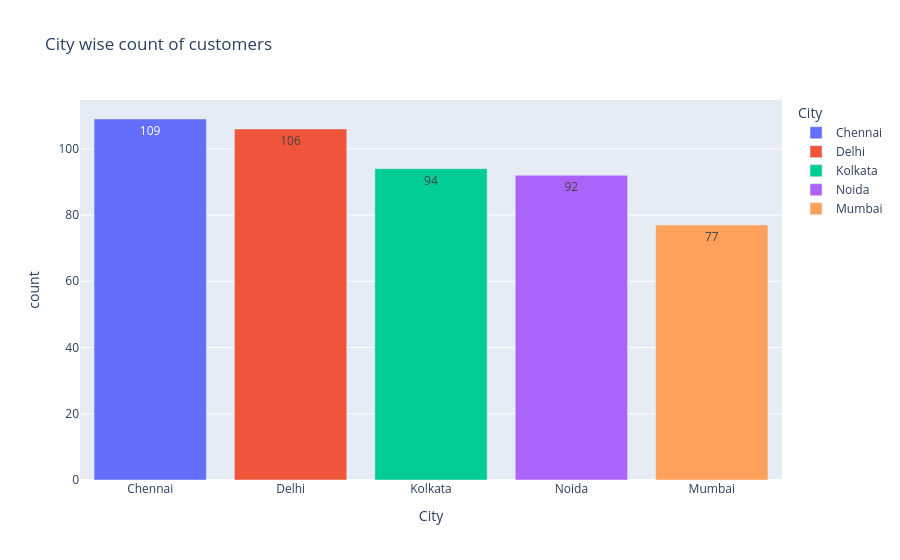

The cell this chart's notebook holds for it:
### Code cell
fig = px.bar(data_frame= q2, x = 'City', y='count', title='City wise count of customers', text='count',
             color='City')
fig.show()

### Figure 1 — Plotly figure (JSON) as saved in the notebook; plotly's stock layout.template omitted (floating-point values rounded to 4 significant figures)
{"data": [{"hovertemplate": "City=%{x}<br>count=%{text}<extra></extra>", "legendgroup": "Chennai", "marker": {"color": "#636efa", "pattern": {"shape": ""}}, "name": "Chennai", "orientation": "v", "showlegend": true, "text": [109.0], "textposition": "auto", "type": "bar", "x": ["Chennai"], "xaxis": "x", "y": [109], "yaxis": "y"}, {"hovertemplate": "City=%{x}<br>count=%{text}<extra></extra>", "legendgroup": "Delhi", "marker": {"color": "#EF553B", "pattern": {"shape": ""}}, "name": "Delhi", "orientation": "v", "showlegend": true, "text": [106.0], "textposition": "auto", "type": "bar", "x": ["Delhi"], "xaxis": "x", "y": [106], "yaxis": "y"}, {"hovertemplate": "City=%{x}<br>count=%{text}<extra></extra>", "legendgroup": "Kolkata", "marker": {"color": "#00cc96", "pattern": {"shape": ""}}, "name": "Kolkata", "orientation": "v", "showlegend": true, "text": [94.0], "textposition": "auto", "type": "bar", "x": ["Kolkata"], "xaxis": "x", "y": [94], "yaxis": "y"}, {"hovertemplate": "City=%{x}<br>count=%{text}<extra></extra>", "legendgroup": "Noida", "marker": {"color": "#ab63fa", "pattern": {"shape": ""}}, "name": "Noida", "orientation": "v", "showlegend": true, "text": [92.0], "textposition": "auto", "type": "bar", "x": ["Noida"], "xaxis": "x", "y": [92], "yaxis": "y"}, {"hovertemplate": "City=%{x}<br>count=%{text}<extra></extra>", "legendgroup": "Mumbai", "marker": {"color": "#FFA15A", "pattern": {"shape": ""}}, "name": "Mumbai", "orientation": "v", "showlegend": true, "text": [77.0], "textposition": "auto", "type": "bar", "x": ["Mumbai"], "xaxis": "x", "y": [77], "yaxis": "y"}], "layout": {"barmode": "relative", "legend": {"title": {"text": "City"}, "tracegroupgap": 0}, "title": {"text": "City wise count of customers"}, "xaxis": {"anchor": "y", "categoryarray": ["Chennai", "Delhi", "Kolkata", "Noida", "Mumbai"], "categoryorder": "array", "domain": [0, 1], "title": {"text": "City"}}, "yaxis": {"anchor": "x", "domain": [0, 1], "title": {"text": "count"}}}}
